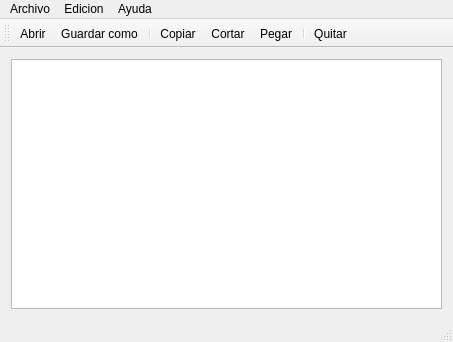
<?xml version="1.0" encoding="UTF-8"?>
<ui version="4.0">
 <class>MainWindow</class>
 <widget class="QMainWindow" name="MainWindow">
  <property name="geometry">
   <rect>
    <x>0</x>
    <y>0</y>
    <width>453</width>
    <height>342</height>
   </rect>
  </property>
  <property name="windowTitle">
   <string>Notepad</string>
  </property>
  <property name="windowIcon">
   <iconset resource="iconos.qrc">
    <normaloff>:/Notepad.png</normaloff>:/Notepad.png</iconset>
  </property>
  <widget class="QWidget" name="centralWidget">
   <layout class="QGridLayout" name="gridLayout">
    <item row="0" column="0">
     <widget class="QPlainTextEdit" name="plainTextEdit"/>
    </item>
   </layout>
  </widget>
  <widget class="QMenuBar" name="menuBar">
   <property name="geometry">
    <rect>
     <x>0</x>
     <y>0</y>
     <width>453</width>
     <height>21</height>
    </rect>
   </property>
   <widget class="QMenu" name="menuArchivo">
    <property name="title">
     <string>Archivo</string>
    </property>
    <addaction name="actionAbrir"/>
    <addaction name="actionGuardar_como"/>
    <addaction name="actionQuitar"/>
   </widget>
   <widget class="QMenu" name="menuEdicion">
    <property name="title">
     <string>Edicion</string>
    </property>
    <addaction name="actionCopiar"/>
    <addaction name="actionCortar"/>
    <addaction name="actionPegar"/>
   </widget>
   <widget class="QMenu" name="menuAyuda">
    <property name="title">
     <string>Ayuda</string>
    </property>
    <addaction name="actionAcerca_de"/>
   </widget>
   <addaction name="menuArchivo"/>
   <addaction name="menuEdicion"/>
   <addaction name="menuAyuda"/>
  </widget>
  <widget class="QToolBar" name="mainToolBar">
   <property name="windowTitle">
    <string>Herramientas</string>
   </property>
   <attribute name="toolBarArea">
    <enum>TopToolBarArea</enum>
   </attribute>
   <attribute name="toolBarBreak">
    <bool>false</bool>
   </attribute>
   <addaction name="actionAbrir"/>
   <addaction name="actionGuardar_como"/>
   <addaction name="separator"/>
   <addaction name="actionCopiar"/>
   <addaction name="actionCortar"/>
   <addaction name="actionPegar"/>
   <addaction name="separator"/>
   <addaction name="actionQuitar"/>
  </widget>
  <widget class="QStatusBar" name="statusBar"/>
  <action name="actionAbrir">
   <property name="icon">
    <iconset resource="iconos.qrc">
     <normaloff>:/Abrir.png</normaloff>:/Abrir.png</iconset>
   </property>
   <property name="text">
    <string>Abrir</string>
   </property>
   <property name="shortcut">
    <string>Ctrl+A</string>
   </property>
  </action>
  <action name="actionGuardar_como">
   <property name="icon">
    <iconset resource="iconos.qrc">
     <normaloff>:/Guardar_como.png</normaloff>:/Guardar_como.png</iconset>
   </property>
   <property name="text">
    <string>Guardar como</string>
   </property>
   <property name="shortcut">
    <string>Ctrl+G</string>
   </property>
  </action>
  <action name="actionQuitar">
   <property name="icon">
    <iconset resource="iconos.qrc">
     <normaloff>:/Quitar.png</normaloff>:/Quitar.png</iconset>
   </property>
   <property name="text">
    <string>Quitar</string>
   </property>
   <property name="shortcut">
    <string>Ctrl+Q</string>
   </property>
  </action>
  <action name="actionCopiar">
   <property name="icon">
    <iconset resource="iconos.qrc">
     <normaloff>:/Copiar.png</normaloff>:/Copiar.png</iconset>
   </property>
   <property name="text">
    <string>Copiar</string>
   </property>
   <property name="shortcut">
    <string>Ctrl+C</string>
   </property>
  </action>
  <action name="actionCortar">
   <property name="icon">
    <iconset resource="iconos.qrc">
     <normaloff>:/Cortar.png</normaloff>:/Cortar.png</iconset>
   </property>
   <property name="text">
    <string>Cortar</string>
   </property>
   <property name="shortcut">
    <string>Ctrl+X</string>
   </property>
  </action>
  <action name="actionPegar">
   <property name="icon">
    <iconset resource="iconos.qrc">
     <normaloff>:/Pegar.png</normaloff>:/Pegar.png</iconset>
   </property>
   <property name="text">
    <string>Pegar</string>
   </property>
   <property name="shortcut">
    <string>Ctrl+V</string>
   </property>
  </action>
  <action name="actionAcerca_de">
   <property name="text">
    <string>Acerca de Qt</string>
   </property>
  </action>
 </widget>
 <layoutdefault spacing="6" margin="11"/>
 <resources>
  <include location="iconos.qrc"/>
 </resources>
 <connections/>
</ui>
